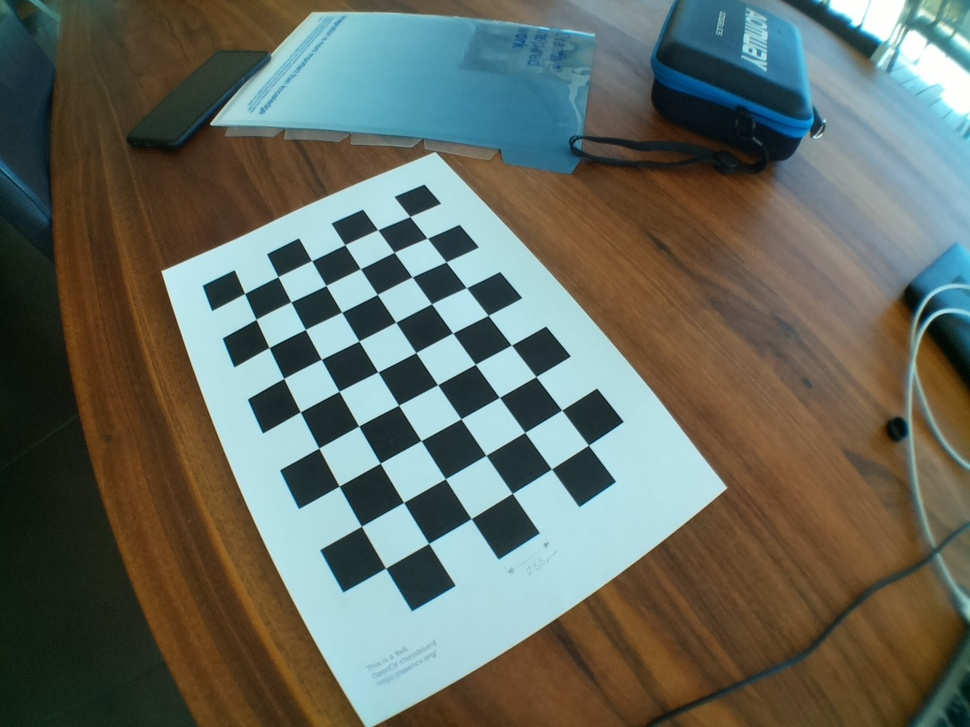
#> input picture sherpa_perception/camera/calibration_images/calib_000.jpg, 970 x 727 px, shrunk from 1280 x 960 before the run; its folder holds only this picture in this run
$ python calibrate_camera.py
#> lines starting #> are read from the running program, lines starting #| are printed output that depends on the picture; after the words box and inside, x2 and y2 are one past the last pixel; in counts of white or black regions, pixels touching at a corner belong together; long printed decimals are rounded
import cv2
import numpy as np
import glob
import os

check_dir = 'calibration_check'
if not os.path.exists(check_dir):
    os.makedirs(check_dir)

# Konfiguration
chessboard_size = (9, 6)        # Innere Ecken (nicht Felder!)
square_size = 23.5              # In mm (physische Größe des Schachbretts!)

objp = np.zeros((chessboard_size[0]*chessboard_size[1], 3), np.float32)
objp[:,:2] = np.mgrid[0:chessboard_size[0], 0:chessboard_size[1]].T.reshape(-1,2) * square_size

obj_points = []
img_points = []
images = glob.glob('calibration_images/*.jpg')

print(f"Verarbeite {len(images)} Bilder...")
for i, image_path in enumerate(images):
    img = cv2.imread(image_path)
#> img is the input picture: shape (727, 970, 3); mean B, G, R 96.5, 105.9, 99.9
    if img is None:
        continue

    gray = cv2.cvtColor(img, cv2.COLOR_BGR2GRAY)
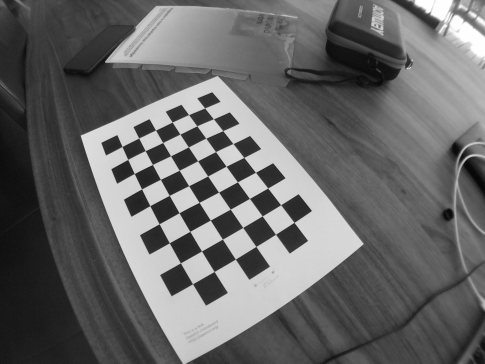
#> gray: shape (727, 970) (shown at 1/2 size); min 5, max 255, mean 103
    ret, corners = cv2.findChessboardCorners(
        gray,
        chessboard_size,
        cv2.CALIB_CB_ADAPTIVE_THRESH + cv2.CALIB_CB_NORMALIZE_IMAGE
    )
#> ret = True; corners = 54 rows, first 8: [409.8, 216.6], [427.2, 238.3], [446, 261.8], [466.4, 287.7], [488.1, 315.4], [511.4, 345.2], [535.8, 376.6], [561.6, 410.2]

    if ret:
        obj_points.append(objp)
        corners_refined = cv2.cornerSubPix(
            gray,
            corners,
            (11,11),
            (-1,-1),
            (cv2.TERM_CRITERIA_EPS + cv2.TERM_CRITERIA_MAX_ITER, 30, 0.001)
        )
#> corners_refined = 54 rows, first 8: [409.7, 216.5], [427.3, 238.2], [445.9, 261.9], [466.4, 287.6], [488.1, 315.4], [511.5, 345.1], [535.8, 376.6], [561.8, 410.1]
        img_points.append(corners_refined)

        # Speichere Bilder mit erkannten Ecken
        cv2.drawChessboardCorners(img, chessboard_size, corners_refined, ret)
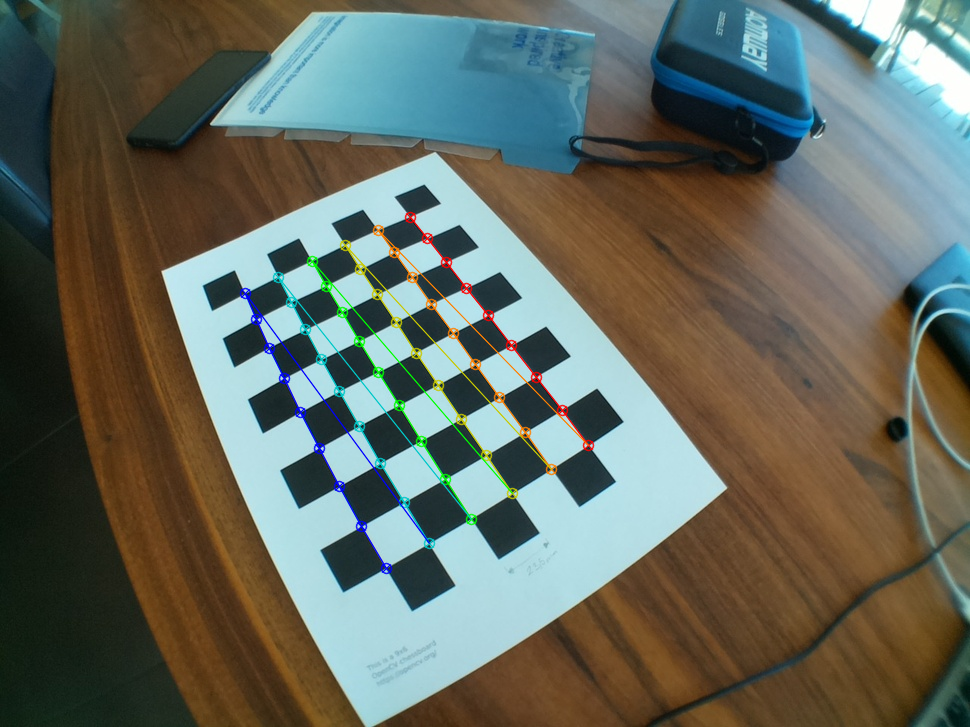
#> img: shape (727, 970, 3); 1.78% of pixels changed, all inside (x1, y1, x2, y2) = (239, 211, 595, 575)
        cv2.imwrite(f'{check_dir}/corners_{i:03d}.jpg', img)
    else:
        print(f"Fehler in {os.path.basename(image_path)}")

# Kalibrierung
ret, mtx, dist, rvecs, tvecs = cv2.calibrateCamera(
    obj_points,
    img_points,
    gray.shape[::-1],  # Automatische Größenermittlung (1920x1080)
    None,
    None
)
#> ret = 0.34; mtx = [[386.6, 0, 467.4], [0, 366.3, 396.5], [0, 0, 1]]; dist = [[-0.134, 0.0351, -0.0103, 0.00487, -0.0693]]; rvecs = ([-0.329, 0.164, 1],); tvecs = ([-38.08, -123.8, 246.4],)

# Ergebnisse
print(f"\nKameramatrix (1080p):\n{mtx}")
#| Kameramatrix (1080p):
#| [[386.596   0.         467.357]
#|  [  0.         366.289 396.499]
#|  [  0.           0.           1.        ]]
print(f"\nVerzerrungskoeffizienten:\n{dist.ravel()}")
#| Verzerrungskoeffizienten:
#| [-0.1338  0.03514 -0.0103  0.004871 -0.06931]

# Speichern
np.savez('calibration_data.npz',
         camera_matrix=mtx,
         dist_coeff=dist,
         resolution=gray.shape[::-1])

# Beispielbild entzerren
if len(images) > 0:
    test_img = cv2.imread(images[0])
    h, w = test_img.shape[:2]
    new_mtx, roi = cv2.getOptimalNewCameraMatrix(mtx, dist, (w,h), 1, (w,h))
#> new_mtx = [[386.6, 0, 467.4], [0, 366.3, 396.5], [0, 0, 1]]; roi = (0, 0, 969, 726)
    undistorted = cv2.undistort(test_img, mtx, dist, None, new_mtx)
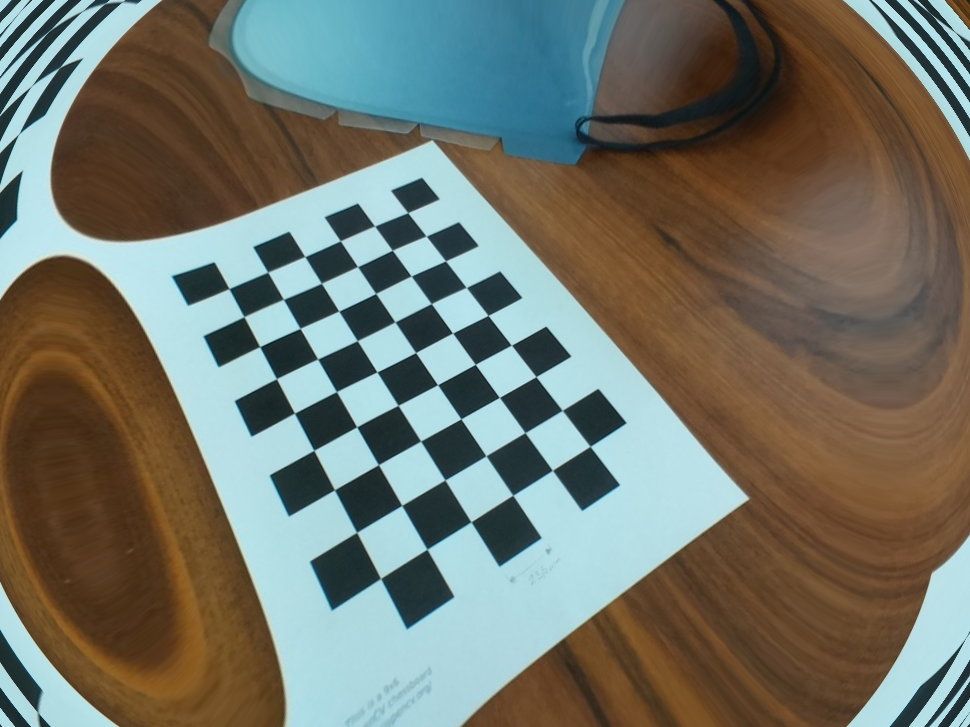
#> undistorted: shape (727, 970, 3); mean B, G, R 105, 115.6, 113.1
    cv2.imwrite(f"{check_dir}/undistorted.jpg", undistorted)

print("\nKalibrierung abgeschlossen!")

$ run again, on sherpa_perception/camera/calibration_images/calib_004.jpg
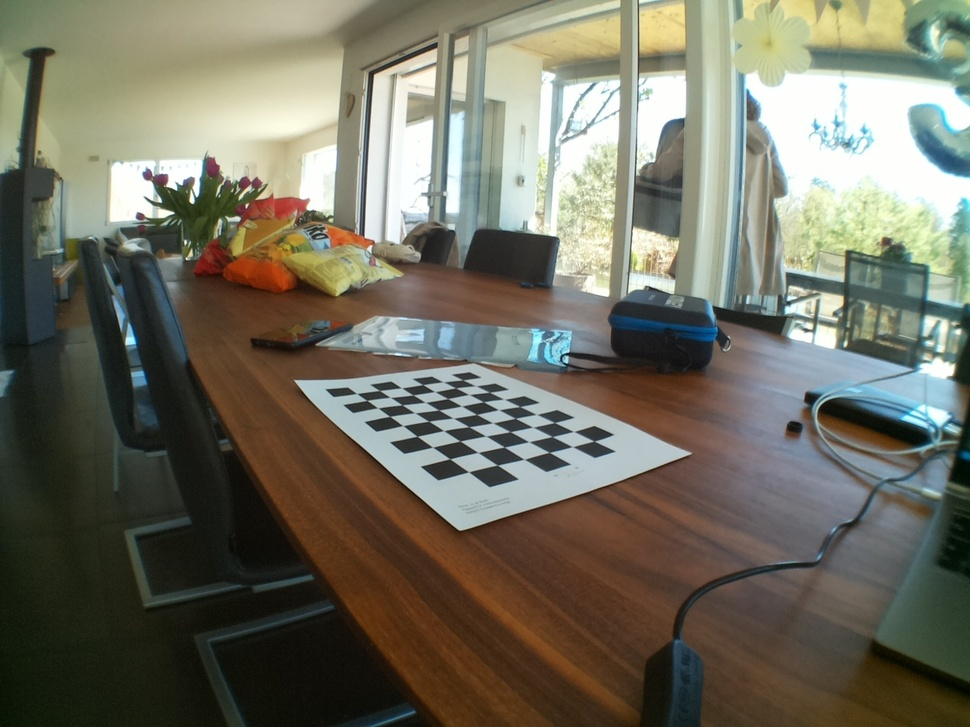
#> input picture sherpa_perception/camera/calibration_images/calib_004.jpg, 970 x 727 px, shrunk from 1280 x 960 before the run
#> img is the input picture: shape (727, 970, 3); mean B, G, R 97.2, 111.4, 113.3
#> `gray = cv2.cvtColor(img, cv2.COLOR_BGR2GRAY)`:
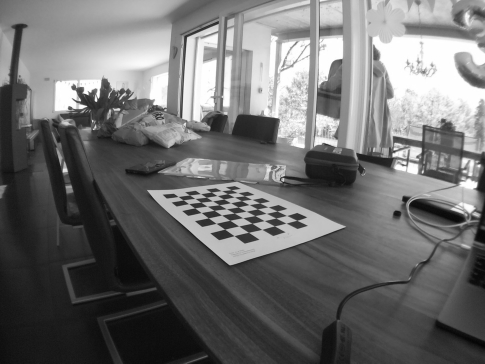
#> gray: shape (727, 970) (shown at 1/2 size); min 4, max 255, mean 110.4
#> `ret, corners = cv2.findChessboardCorners( gray, chessboard_size, cv2.C..`: ret = True; corners = 54 rows, first 8: [462.7, 379.9], [476.7, 386], [489.4, 392.2], [503.8, 399.3], [519.7, 406.5], [535, 414.4], [554.5, 422.5], [572.5, 431.5]
#> corners_refined = 54 rows, first 8: [454.2, 382.5], [476.7, 386], [480, 394.8], [503.8, 399.3], [519.7, 406.5], [535, 414.4], [554.5, 422.5], [563, 427.5]
#> img: shape (727, 970, 3); 1.03% of pixels changed, all inside (x1, y1, x2, y2) = (357, 376, 602, 479)
#> `ret, mtx, dist, rvecs, tvecs = cv2.calibrateCamera( obj_points, img_po..`: ret = 5.37; mtx = [[763.5, 0, 570.6], [0, 197.9, 398.7], [0, 0, 1]]; dist = [[7.01, -78.02, 0.452, 0.311, 322.2]]; rvecs = ([-0.923, -0.346, 0.966],); tvecs = ([-94.37, -61.24, 612.7],)
#| Kameramatrix (1080p):
#| [[763.500   0.         570.609]
#|  [  0.         197.911 398.699]
#|  [  0.           0.           1.        ]]
#| Verzerrungskoeffizienten:
#| [ 7.01280310e+00 -7.80235114e+01  4.51985975e-01  3.10916469e-01
#|   3.22248228e+02]
#> new_mtx = [[6289.4, 0, 205.7], [0, 8172.7, 718.5], [0, 0, 1]]; roi = (0, 0, 0, 0)
#> `undistorted = cv2.undistort(test_img, mtx, dist, None, new_mtx)`:
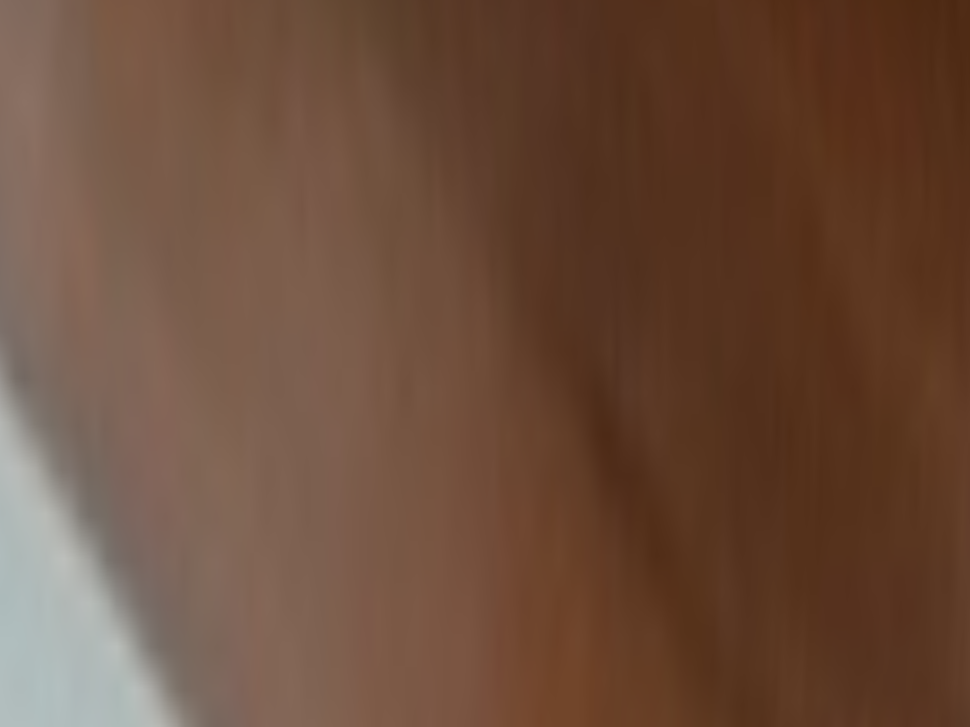
#> undistorted: shape (727, 970, 3); mean B, G, R 58.7, 76.8, 108

$ run again, on sherpa_perception/camera/calibration_images/calib_005.jpg
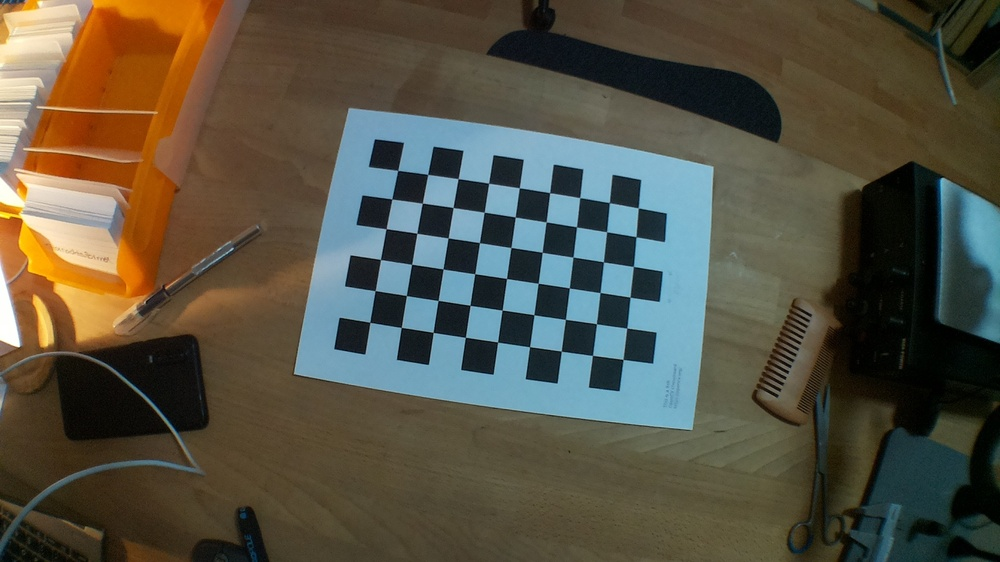
#> input picture sherpa_perception/camera/calibration_images/calib_005.jpg, 1000 x 562 px, shrunk from 1920 x 1080 before the run
#> img is the input picture: shape (562, 1000, 3); mean B, G, R 67.5, 82.2, 86.2
#> `gray = cv2.cvtColor(img, cv2.COLOR_BGR2GRAY)`:
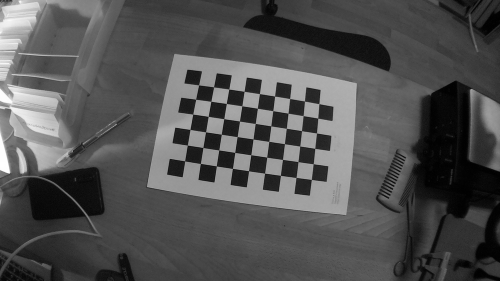
#> gray: shape (562, 1000) (shown at 1/2 size); min 0, max 255, mean 81.7
#> `ret, corners = cv2.findChessboardCorners( gray, chessboard_size, cv2.C..`: ret = True; corners = 54 rows, first 8: [397.7, 170.5], [427.7, 174.5], [458, 178.7], [488.6, 183.3], [519.3, 187.8], [549.6, 192.8], [579.7, 197.6], [609.3, 202.6]
#> corners_refined = 54 rows, first 8: [397.7, 170.3], [427.7, 174.4], [458.1, 178.5], [488.6, 183.2], [519.3, 187.7], [549.7, 192.6], [579.7, 197.5], [609.4, 202.6]
#> img: shape (562, 1000, 3); 2.18% of pixels changed, all inside (x1, y1, x2, y2) = (364, 164, 645, 366)
#> `ret, mtx, dist, rvecs, tvecs = cv2.calibrateCamera( obj_points, img_po..`: ret = 0.115; mtx = [[471.3, 0, 478.9], [0, 466.1, 254.4], [0, 0, 1]]; dist = [[-0.327, 1.34, 0.0107, 0.00715, -4.65]]; rvecs = ([-0.136, -0.0296, 0.15],); tvecs = ([-62.32, -65.49, 352.2],)
#| Kameramatrix (1080p):
#| [[471.325   0.         478.852]
#|  [  0.         466.130  254.447]
#|  [  0.           0.           1.        ]]
#| Verzerrungskoeffizienten:
#| [-0.3273  1.336  0.01065   0.007151 -4.648]
#> new_mtx = [[471.3, 0, 478.9], [0, 466.1, 254.4], [0, 0, 1]]; roi = (0, 0, 999, 561)
#> `undistorted = cv2.undistort(test_img, mtx, dist, None, new_mtx)`:
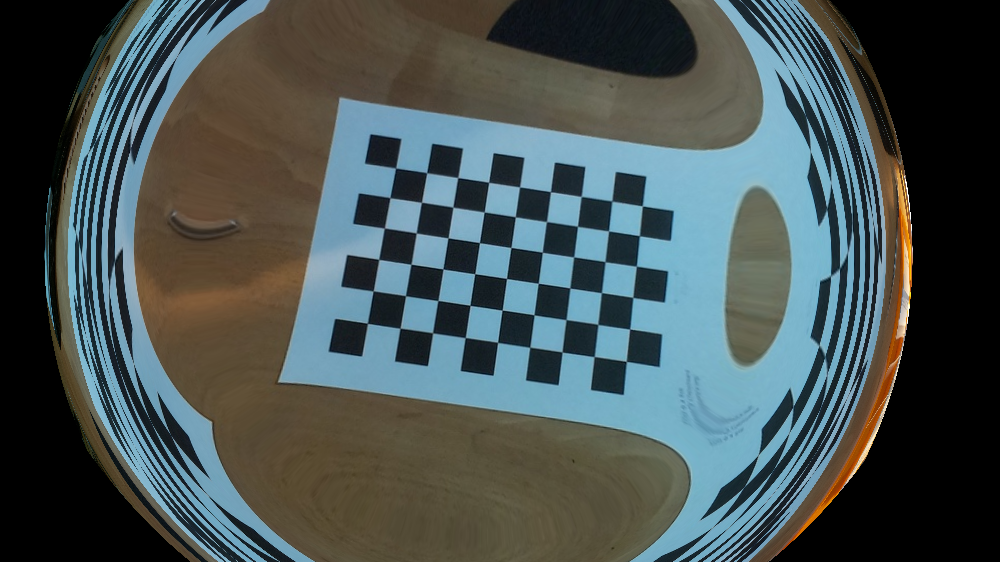
#> undistorted: shape (562, 1000, 3); mean B, G, R 82.7, 82.7, 71
